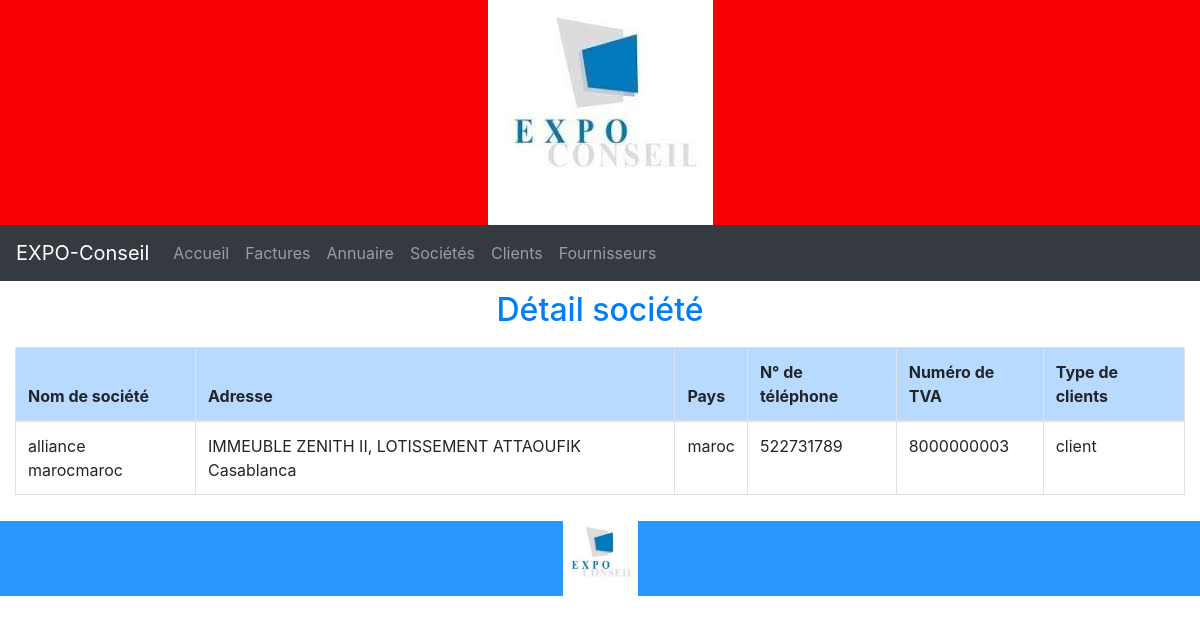
Screenshot of /?page=detailsociete&id=1 with the database file from the repository.
### tables this page shows
CREATE TABLE `societes` (
  `idsocietes` int(10) UNSIGNED NOT NULL,
  `nom_societe` varchar(45) NOT NULL,
  `adresse` varchar(60) NOT NULL,
  `pays` varchar(45) NOT NULL,
  `telephone_societe` bigint(18) NOT NULL,
  `num_tva` bigint(18) UNSIGNED NOT NULL,
  `type_idtype` int(10) UNSIGNED NOT NULL
);

CREATE TABLE `type` (
  `idtype` int(10) UNSIGNED NOT NULL,
  `type` varchar(45) NOT NULL
);

### controllers/controller-societe.php (called while the page is built, shortened)
<?php
require './models/model-societe.php';
function detailSociete()
{
    $donnees = getDetailSociete();
    require './views/view-detailsociete.php';
}

### models/model-societe.php (called while the page is built, shortened)
<?php
function getDetailSociete()
{
    global $bd;
    $id=$_GET['id'];
    $resultat =  $bd->query("SELECT *
        FROM societes
        JOIN facture ON facture.societes_idsocietes = societes.idsocietes
        JOIN annuaire ON facture.annuaire_idannuaire = annuaire.idannuaire
        JOIN type ON type.idtype = societes.type_idtype
        WHERE idsocietes = $id");
    return $resultat->fetch();
}

### views/view-detailsociete.php (the view, shortened to what this page needs)
<div class="container-fluid">
<h2>Détail société</h2>
<div class="table-responsive">
 <table class="table table-bordered table-hover">
   <thead class="table-primary">
            <tr>
                <th>Nom de société </th>
                <th>Adresse </th>
                <th>Pays </th>
                <th>N° de téléphone </th>
                <th>Numéro de TVA </th>
                <th>Type de clients </th>
            </tr>
          </thead>
          <tbody>
            <tr>
                <td><?= $donnees['nom_societe']  ?></td>
                <td><?= $donnees['adresse']  ?></td>
                <td><?= $donnees['pays']  ?></td>
                <td><?= $donnees['telephone_societe']  ?></td>
                <td><?= $donnees['num_tva']  ?></td>
                <td><?= $donnees['type']  ?></td>
            </tr>
          </tbody>
        </table>
</div>
</div>

### assets/css/style.css (style rules this page uses)
h2 { color: #007ef6; text-align: center; padding-top: 10px; padding-bottom: 10px; }

### rows the page displays
societes: nom_societe "alliance marocmaroc", adresse "IMMEUBLE ZENITH II, LOTISSEMENT ATTAOUFIK Casablanca", pays "maroc", telephone_societe "522731789", num_tva "8000000003", type.type "client"
